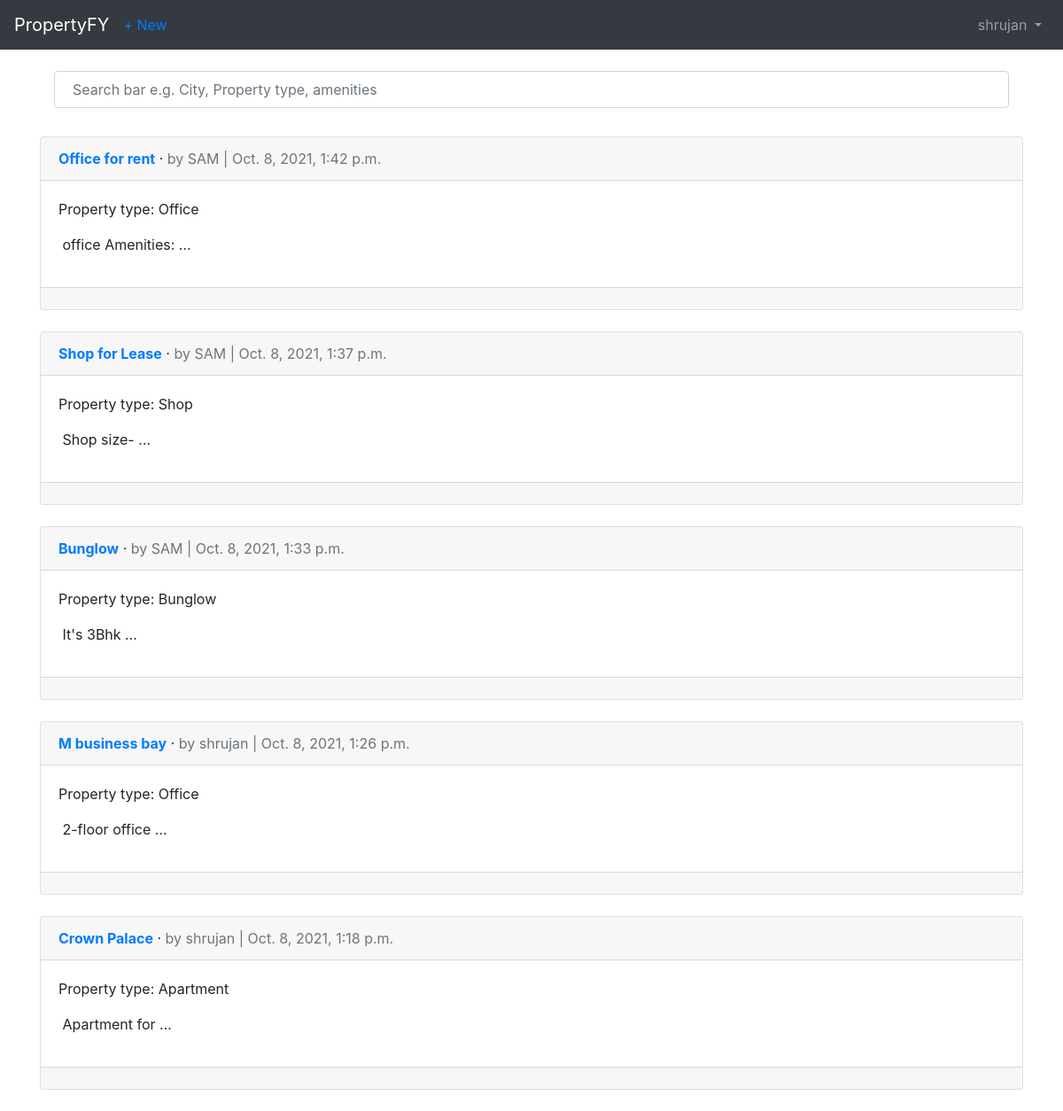
Page /blog/ (signed in) on the committed database.
### users/models.py (models this page shows)
class CustomUser(AbstractUser):
    age = models.PositiveIntegerField(null=True, blank=True)

### blog/models.py (models this page shows, shortened)
class Blog(models.Model):
    title = models.CharField(max_length=225)
    description = models.TextField(blank=True, null=True)
    date = models.DateTimeField(auto_now_add=True, null=True, blank=True)
    author = models.ForeignKey(
        get_user_model(),
        on_delete=models.CASCADE,
    )
    owner = models.CharField(max_length=30, blank=True, null=True )
    address = models.TextField()
    latitude = models.FloatField(blank=True, null=True)
    longitude = models.FloatField(blank=True, null=True)
    property_choice = (
            ('Apartment', 'Apartment'),
            ('Bunglow', 'Bunglow'),
            ('Office', 'Office'),
            ('Shop', 'Shop')
        )
    property_type = models.CharField(max_length=30, blank=True, null=True, choices=property_choice)
    want_choice = (
            ('Lease', 'Lease'),
            ('Rent', 'Rent'),
            ('Sell', 'Sell'),
        )
    want_to = models.CharField(max_length=30, blank=True, null=True, choices=want_choice)
    email_address = models.EmailField(max_length = 254, blank=True, null=True)

### blog/views.py (the view)
# urls.py: path('', BlogListView.as_view(), name='blog_list'),
class BlogListView(LoginRequiredMixin, ListView):
    model = Blog
    template_name = 'blog_list.html'
    login_url = 'login'
    queryset = Blog.objects.order_by('-date')

### templates/blog_list.html (shortened to what this page needs)
{% extends 'base.html' %}
{% block content %}
<container>
    <form action="{% url 'search_results' %}" method="get">
    <div class="form-group mx-sm-3 mb-2">
        <br>
        <input style="padding: 20px" name='q' type="text" class="form-control" id="q" placeholder="Search bar e.g. City, Property type, amenities">
        <br>
      </div>
    </form>
</container>
    {% for blog in object_list %}
        <div class="card">
            <div class="card-header">
                <span class="font-weight-bold"><a href="{% url 'blog_detail' blog.pk %}">{{ blog.title }}</a></span> &middot;
                <span class="text-muted">by {{ blog.author }} | {{ blog.date }}</span>
            </div>
            <div class="card-body">
                <p>Property type: {{ blog.property_type }} </p>
                <p style="white-space:pre-wrap"> {{ blog.description|truncatewords:2  }} </p>
            </div>
            <div class="card-footer text-center text-muted">
            </div>
        </div>
        <br />
    {% endfor %}
{% endblock content %}

### templates/base.html (shortened to what this page needs)
<!DOCTYPE html>
<html>
<head>
  <link rel="stylesheet" href="https://stackpath.bootstrapcdn.com/bootstrap/4.5.0/css/bootstrap.min.css">
</head>
<body>
  <nav class="navbar navbar-expand-lg navbar-dark bg-dark">
    <a class="navbar-brand" href="{% url 'home' %}">PropertyFY</a>
    <div class="collapse navbar-collapse" id="navbarSupportedContent">
      {% if user.is_authenticated %}
      <ul class="navbar-nav mr-auto">
        <li class="nav-item"><a href="{% url 'blog_new' %}">+ New</a></li>
        </ul>
        <ul class="navbar-nav ml-auto">
          <li class="nav-item">
            <a class="nav-link dropdown-toggle" href="#" id="navbarDropdown" role="button" data-toggle="dropdown" aria-haspopup="true" aria-expanded="false">
              {{ user.username }}
            </a>
          </li>
        </ul>
      {% endif %}
    </div>
  </nav>
  <main>
    <div class="container">
      {% block content %}
      {% endblock content %}
    </div>
  </main>
</body>
</html>

### rows in the picture
CustomUser: username "shrujan"
Blog: title "Office for rent", author "SAM", date "Oct. 8, 2021, 1:42 p.m.", property_type "Office", description "office Amenities: …"
Blog: title "Shop for Lease", author "SAM", date "Oct. 8, 2021, 1:37 p.m.", property_type "Shop", description "Shop size- …"
Blog: title "Bunglow", author "SAM", date "Oct. 8, 2021, 1:33 p.m.", property_type "Bunglow", description "It's 3Bhk …"
Blog: title "M business bay", author "shrujan", date "Oct. 8, 2021, 1:26 p.m.", property_type "Office", description "2-floor office …"
Blog: title "Crown Palace", author "shrujan", date "Oct. 8, 2021, 1:18 p.m.", property_type "Apartment", description "Apartment for …"
